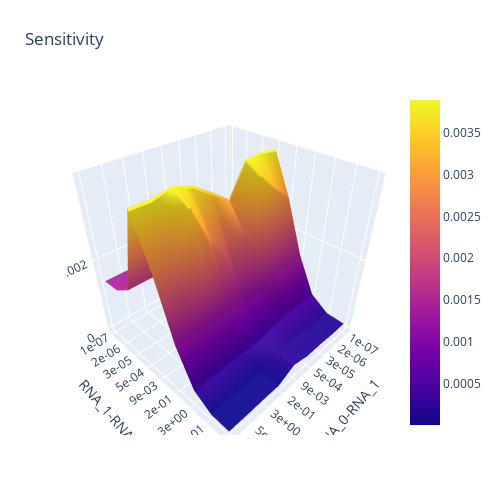

The code cell stored with this chart in its notebook:
### Code cell
slices = [static] * (len(x.shape) - 1)
slices[choice1_idx] = slice(x.shape[choice1_idx+1])
slices[choice2_idx] = slice(x.shape[choice2_idx+1])
z_data = x[tuple([output_idx] + slices)]


fig = go.Figure(data=[go.Surface(z=z_data)])

fig.update_layout(title=prettify_keys_for_label(analytic_name),
                  autosize=False,
                  width=500, height=500,
                  margin=dict(l=65, r=50, b=65, t=90),
                  scene=dict(
    xaxis=dict(
        tickmode="array",
        ticktext=[f'{p:.0e}' for p in param_range],
        tickvals=np.arange(x.shape[1]),
        title=f"{choice11}-{choice12}"
    ),
    yaxis=dict(
        tickmode="array",
        ticktext=[f'{p:.0e}' for p in param_range],
        tickvals=np.arange(x.shape[1]),
        title=f"{choice21}-{choice22}"
    ), 
    zaxis=dict(title=prettify_keys_for_label(analytic_name))
))
# fig.update_xaxes(labelalias=<VALUE>)
# fig.show()

### Figure 1 — Plotly figure (JSON) as saved in the notebook; plotly's stock layout.template omitted (floating-point values rounded to 4 significant figures)
{"data": [{"type": "surface", "z": [[0.001691, 0.001685, 0.00157, 0.0009058, 0.00117, 0.00143, 0.00142, 0.001437, 0.001437], [0.001707, 0.0017, 0.001585, 0.0009191, 0.001186, 0.001447, 0.001438, 0.001455, 0.001455], [0.001953, 0.001946, 0.001835, 0.001137, 0.001446, 0.001719, 0.00172, 0.001738, 0.001738], [0.003842, 0.003885, 0.003857, 0.003102, 0.003439, 0.003737, 0.003893, 0.003803, 0.003804], [0.0028, 0.003164, 0.003611, 0.002492, 0.002216, 0.002656, 0.003625, 0.002691, 0.002691], [0.001448, 0.001445, 0.001439, 0.001187, 0.001103, 0.001218, 0.001219, 0.00122, 0.00122], [0.0004985, 0.0004854, 0.0004935, 0.0004248, 0.0003155, 0.0003225, 0.0003135, 0.0003136, 0.0003136], [0.0001799, 0.0001674, 0.0001924, 0.000185, 0.0002632, 4.225e-05, 2.781e-05, 2.781e-05, 2.782e-05], [0.0001492, 0.0001391, 0.0001662, 0.0001622, 0.000264, 2.308e-05, 1.993e-05, 1.568e-06, 1.581e-06]]}], "layout": {"autosize": false, "height": 500, "margin": {"b": 65, "l": 65, "r": 50, "t": 90}, "scene": {"xaxis": {"tickmode": "array", "ticktext": ["1e-07", "2e-06", "3e-05", "5e-04", "9e-03", "2e-01", "3e+00", "5e+01", "9e+02"], "tickvals": [0, 1, 2, 3, 4, 5, 6, 7, 8], "title": {"text": "RNA_0-RNA_1"}}, "yaxis": {"tickmode": "array", "ticktext": ["1e-07", "2e-06", "3e-05", "5e-04", "9e-03", "2e-01", "3e+00", "5e+01", "9e+02"], "tickvals": [0, 1, 2, 3, 4, 5, 6, 7, 8], "title": {"text": "RNA_1-RNA_2"}}, "zaxis": {"title": {"text": "Sensitivity"}}}, "title": {"text": "Sensitivity"}, "width": 500}}
